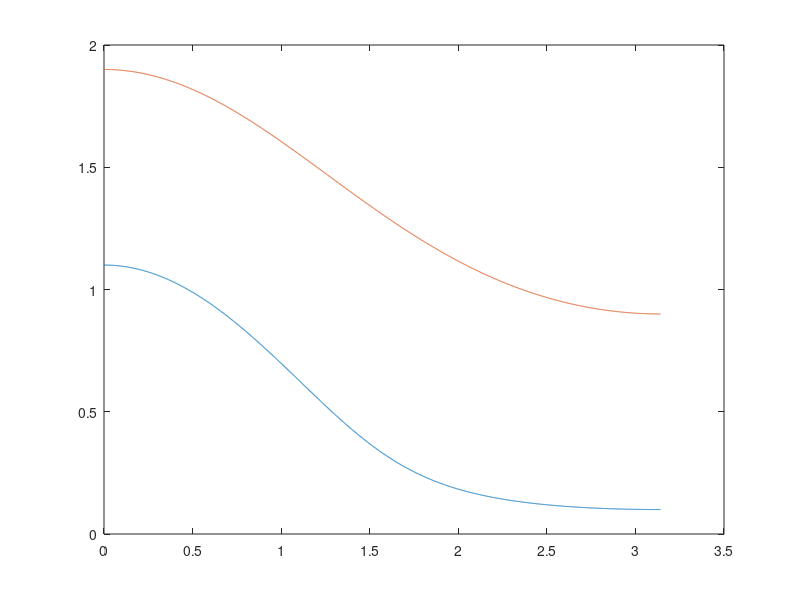

Reproduce this figure in MATLAB.
l11=0.6;
l12=1.4;
l2=0.5;
A=[0:0.001:pi];
B1=asin(l2*sin(A)/l11);
B2=asin(l2*sin(A)/l12);
d1=l11*cos(B1)+l2*cos(A);
d2=l12*cos(B2)+l2*cos(A);
plot(A,d1,A,d2);